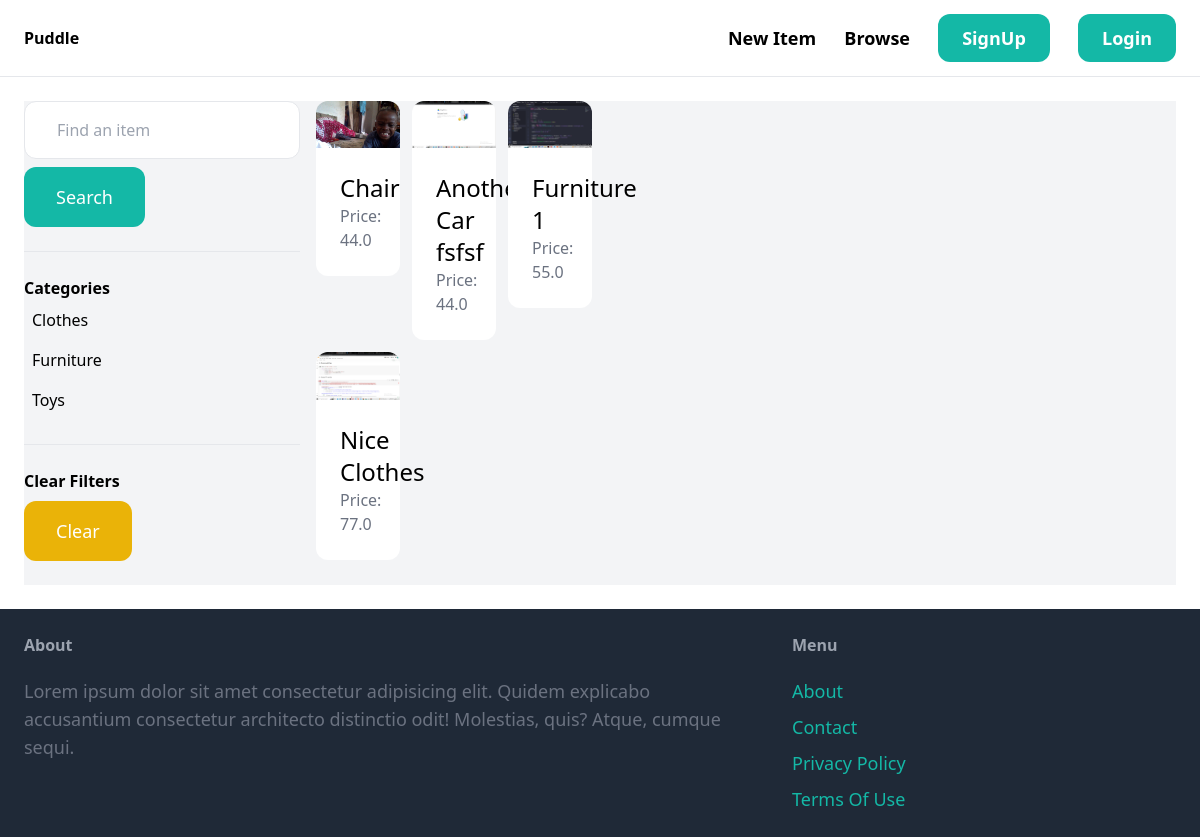
The app's page /items/ with its own data.
### item/models.py (models this page shows, shortened)
class Category(models.Model):
    name = models.CharField(max_length=255)
    class Meta:
        ordering = ('name',)
        verbose_name_plural = 'Categories'

class Item(models.Model):
    category = models.ForeignKey(Category, on_delete=models.CASCADE, related_name = 'items')
    name = models.CharField(max_length=255)
    description = models.TextField(blank=True, null=True)
    price = models.FloatField()
    image = models.ImageField(upload_to='item_images', blank=True, null=True)
    is_sold = models.BooleanField(default=False)
    created_at = models.DateTimeField(auto_now_add=True)
    created_by = models.ForeignKey(User, on_delete=models.CASCADE, related_name='items')

### item/views.py (the view)
# urls.py: path('', views.items, name='items'),
def items(request):
    query = request.GET.get('query', '')
    category_id = request.GET.get('category', 0)
    items = Item.objects.filter(is_sold=False)
    categories = Category.objects.all()
    if category_id:
        items = Item.objects.filter(category_id=category_id)
    if query:
        items = Item.objects.filter(Q(name__icontains=query) | Q(description__icontains=query))
    return render(request, 'item/items.html', {
        'items':items,
        'query': query,
        'categories': categories,
        'category_id': int(category_id)
    })

### item/templates/item/items.html (shortened to what this page needs)
{% extends 'core/base.html' %}
{% block content %}
    <div class="pb-6 grid grid-cols-4 gap-4 bg-gray-100">
        <div class="cols-span-1">
            <form action="{% url 'item:items' %}" method="GET">
                <input type="text" name="query" class="w-full py-4 px-8
                 border rounded-xl" value="{{ query }}" placeholder="Find an item">
                 <button class="mt-2 py-4 px-8 text-lg bg-teal-500 text-white rounded-xl">Search</button>
            </form>
            <hr class="my-6">
            <p class="font-semibold">Categories</p>
            <ul>
                {% for category in categories %}
                    <li class="py-2 px-2 rounded-xl {% if category.id == category_id %} bg-gray-200{% endif %}">
                        <a href="{% url 'item:items' %}?query={{ query }}&category={{ category.id }}">
                            {{ category.name }}
                        </a>
                    </li>
                {% endfor %}
            </ul>
            <hr class="my-6">
            <p class="font-semibold">Clear Filters</p>
            <ul><li><a href="{% url 'item:items' %}" class="mt-2 py-4 px-8 inline-block bg-yellow-500 text-lg rounded-xl text-white">Clear</a></li></ul>
        </div>
        <div class="cols-span-3">
            <div class="grid grid-cols-3 gap-3">
                {% for item in items %}
                    <div>
                        <a href="{% url 'item:detail' item.id %}">
                            <div>
                                <img src="{{ item.image.url }}" alt="" class="rounded-t-xl">
                            </div>
                            <div class="p-6 bg-white rounded-b-xl">
                                <h2 class="text-2xl">{{ item.name }}</h2>
                                <p class="text-gray-500">Price: {{ item.price }}</p>
                            </div>
                        </a>
                    </div>
                {% endfor %}
            </div>
        </div>
    </div>
{% endblock %}

### records on screen
Category: name "Clothes"
Category: name "Furniture"
Category: name "Toys"
Item: image (picture), name "Chair", price "44.0"
Item: image (picture), name "Another Car fsfsf", price "44.0"
Item: image (picture), name "Furniture 1", price "55.0"
Item: image (picture), name "Nice Clothes", price "77.0"
